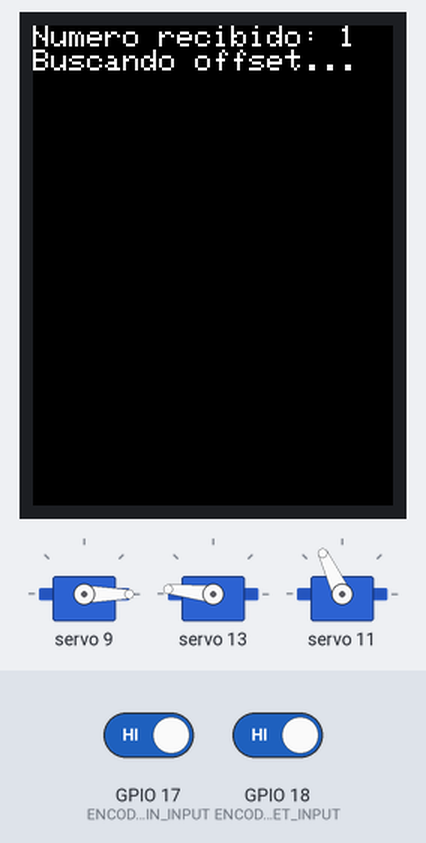
Bench run of a sketch on a simulated ESP32. Shown: 240×320 colour display, 3 × servo. The test bench sets the inputs (shaded band); at power-on: GPIO 18 (ENCODER1_OFFSET_INPUT) HIGH, GPIO 17 (ENCODER1_MAIN_INPUT) HIGH. What the sketch prints to the serial monitor is not drawn.

Above: at 2.4 s.
2.5 s: GPIO 18 (ENCODER1_OFFSET_INPUT) driven LOW
At 3.3 s:
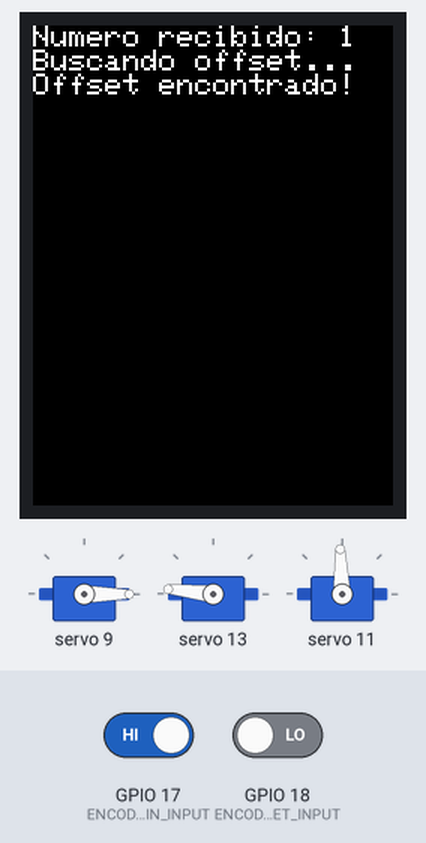
At 4.9 s:
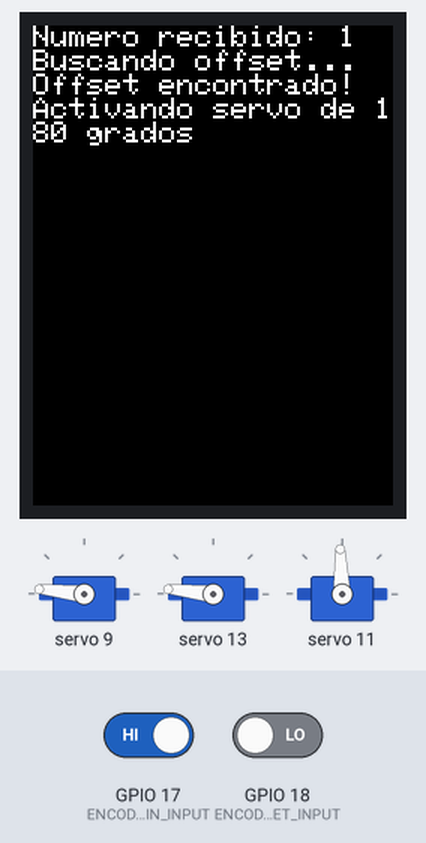
Timing chart, 0 to 17.1 s (numbered marks = the images above; inputs shaded):
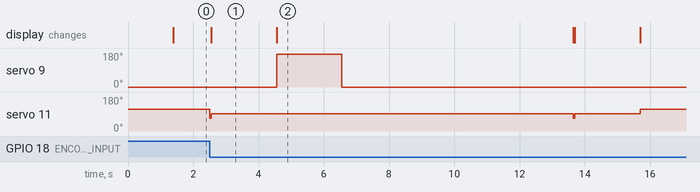

The sketch:

Posicionamiento_celdas_pruebas.ino
```cpp
#include <Wire.h>
#include <Adafruit_PWMServoDriver.h>
#include <TFT_eSPI.h>

TFT_eSPI tft = TFT_eSPI();

// Define los pines I2C que quieras usar
#define DRIVER_SDA 15  // GPIO8
#define DRIVER_SCL 16  // GPIO9


#define ENCODER1_MAIN_INPUT 17
#define ENCODER2_MAIN_INPUT 36
#define ENCODER1_OFFSET_INPUT 18
#define ENCODER2_OFFSET_INPUT 35

#define SERVO360_1_CHANNEL 11
#define SERVO180_1_CHANNEL 9
#define SERVO360_2_CHANNEL 15
#define SERVO180_2_CHANNEL 13

Adafruit_PWMServoDriver pwm = Adafruit_PWMServoDriver();

// Valores de control para servos de 360 grados
#define SERVO_MIN 75
#define SERVO_MAX 563
#define SERVO_STOP 305                                            // Detener
int SERVO_SPIN = SERVO_STOP + 50;                                 // Girar
int SERVO_ANTISPIN = ((SERVO_STOP) - (SERVO_SPIN - SERVO_STOP));  // Girar
#define SERVO_180 480                                             // 180 grados

// Variable global para el número a procesar (1-14)

// Variables para contar pulsos
volatile int pulsosPrincipales = 0;
volatile int pulsosOffset = 0;
bool encontradoOffset = false;

// Variables para el estado anterior de los encoders
int lastStateOffset = HIGH;
int lastStatePrincipal = HIGH;

void setup() {
  Serial.begin(9600);

  tft.init();
  tft.setRotation(0);
  tft.setTextColor(TFT_WHITE);
  tft.fillScreen(TFT_BLACK);
  tft.setTextSize(4);
  tft.setCursor(0, 50);
  tft.println("Iniciando...");
  tft.setTextSize(2);
  Serial.println("Pantalla inicializada");

  Wire.begin(DRIVER_SDA, DRIVER_SCL);

  pwm.begin();
  pwm.setPWMFreq(50);

  // Configuración de pines de entrada
  pinMode(ENCODER1_OFFSET_INPUT, INPUT);
  pinMode(ENCODER1_MAIN_INPUT, INPUT);
  pinMode(ENCODER2_OFFSET_INPUT, INPUT);
  pinMode(ENCODER2_MAIN_INPUT, INPUT);

  // Inicializar servos de 180 grados a posición inicial
  pwm.setPWM(SERVO180_1_CHANNEL, 0, SERVO_MIN);
  pwm.setPWM(SERVO180_2_CHANNEL, 0, SERVO_180);


  Serial.println("Sistema iniciado");
  delay(1000);
}

void loop() {
  for (int numeroRecibido = 0; numeroRecibido <= 14; numeroRecibido++) {
    Serial.println("\n\nNúmero recibido: " + (String)numeroRecibido);
    tft.fillScreen(TFT_BLACK);
    tft.setCursor(0, 0);
    tft.println("Numero recibido: " + (String)numeroRecibido);

    if (numeroRecibido >= 1 && numeroRecibido <= 14) {
      if (numeroRecibido <= 7) {
        Serial.println("\nProcesando Seccion 1");
        procesarSeccion(1, numeroRecibido);
      } else {
        Serial.println("\nProcesando Seccion 2");
        procesarSeccion(2, numeroRecibido - 7);
      }

      // Esperar antes de procesar otro número
      delay(5000);
    }
  }
}

void mostrarPulsos(int seccion, bool esOffset) {
  if (esOffset) {
    Serial.print("Seccion ");
    Serial.print(seccion);
    Serial.print(" - Pulsos Offset: ");
    Serial.println(pulsosOffset);
  } else {
    Serial.print("Seccion ");
    Serial.print(seccion);
    Serial.print(" - Pulsos Principal: ");
    Serial.println(pulsosPrincipales);
  }
}

void buscarOffset(int servoChannel360, int pinOffset, int seccion) {
  encontradoOffset = false;
  pulsosOffset = 0;
  int currentState;

  Serial.print("Buscando offset en seccion ");
  tft.println("Buscando offset...");
  Serial.println(seccion);

  pwm.setPWM(servoChannel360, 0, SERVO_SPIN);  // Iniciar movimiento

  while (!encontradoOffset) {
    currentState = digitalRead(pinOffset);

    // Detectar cambio de HIGH a LOW (flanco descendente)
    if (currentState == LOW && lastStateOffset == HIGH) {
      pulsosOffset++;
      mostrarPulsos(seccion, true);
    }

    lastStateOffset = currentState;

    if (currentState == LOW) {
      encontradoOffset = true;
      pwm.setPWM(servoChannel360, 0, SERVO_ANTISPIN);
      delay(50);
      pwm.setPWM(servoChannel360, 0, SERVO_STOP);  // Detener servo
      Serial.println("Offset encontrado!");
      tft.println("Offset encontrado!");
      delay(2000);
    }
  }
}

void procesarSeccion(int seccion, int posicion) {
  int servoChannel360 = (seccion == 1) ? SERVO360_1_CHANNEL : SERVO360_2_CHANNEL;
  int servoChannel180 = (seccion == 1) ? SERVO180_1_CHANNEL : SERVO180_2_CHANNEL;
  int pinOffset = (seccion == 1) ? ENCODER1_OFFSET_INPUT : ENCODER2_OFFSET_INPUT;
  int pinPrincipal = (seccion == 1) ? ENCODER1_MAIN_INPUT : ENCODER2_MAIN_INPUT;

  pulsosPrincipales = 0;
  int currentState;

  // Siempre buscar el offset primero
  buscarOffset(servoChannel360, pinOffset, seccion);

  // Si necesitamos movernos a una posición específica (mayor a 1)
  if (posicion > 1) {
    int pulsosObjetivo = posicion - 1;
    Serial.print("Moviendo a posicion " + (String) posicion);
    tft.println("Moviendo a posicion " + (String) posicion);

    pwm.setPWM(servoChannel360, 0, SERVO_SPIN);  // Continuar movimiento

    while (pulsosPrincipales < pulsosObjetivo) {
      currentState = digitalRead(pinPrincipal);

      // Detectar cambio de HIGH a LOW (flanco descendente)
      if (currentState == LOW && lastStatePrincipal == HIGH) {
        pulsosPrincipales++;
        mostrarPulsos(seccion, false);
      }

      lastStatePrincipal = currentState;
    }
    pwm.setPWM(servoChannel360, 0, SERVO_ANTISPIN);
    delay(50);
    pwm.setPWM(servoChannel360, 0, SERVO_STOP);  // Detener servo
    Serial.println("Posicion alcanzada!");
    tft.println("Posicion alcanzada!");
  }

  // Activar servo de 180 grados
  activarServo180(servoChannel180);
}

void activarServo180(int servoChannel180) {
  Serial.println("Activando servo de 180 grados");
  tft.println("Activando servo de 180 grados");
  if (servoChannel180 == SERVO180_1_CHANNEL) {
    pwm.setPWM(servoChannel180, 0, SERVO_180);
    delay(2000);
    pwm.setPWM(servoChannel180, 0, SERVO_MIN);
    delay(2000);
  } else {
    pwm.setPWM(servoChannel180, 0, SERVO_MIN);  // Mover a 0 grados
    delay(2000);
    pwm.setPWM(servoChannel180, 0, SERVO_180);  // Regresar a 180 grados
    delay(2000);
  }
  Serial.println("Servo de 180 grados completado");
}
```

Measured:
- after the input at 2.5 s, servo 9: 0° → 174° after 2.1 s, → 0° 2.0 s later; servo 11: 115° → 92° at once, → 115° 13.2 s later; the display: changes after 0.05 s (image 1)
- what the display in image 1 shows lasts 2.0 s, from 2.6 s to 4.6 s
